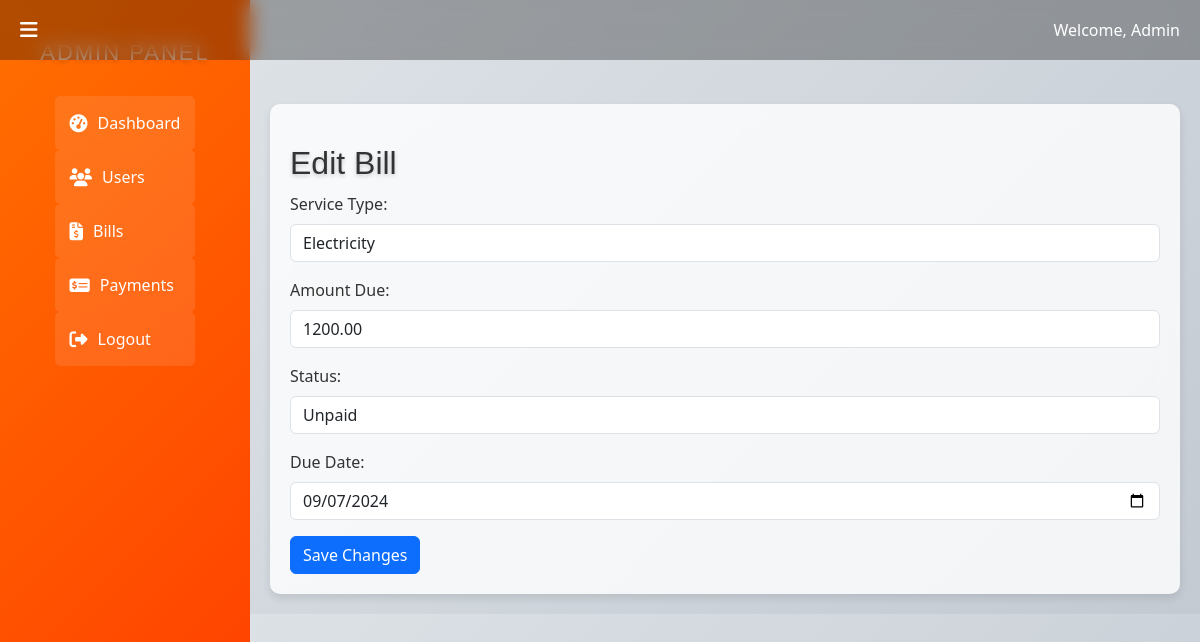
/admin/usage/edit_bill.php?id=7 (signed in), run on the app's committed database.
### tables this page shows
CREATE TABLE `bills` (
  `id` int(11) NOT NULL,
  `resident_id` int(11) NOT NULL,
  `service_type` varchar(255) NOT NULL,
  `amount_due` decimal(10,2) NOT NULL,
  `due_date` date NOT NULL,
  `status` enum('paid','unpaid','overdue') DEFAULT 'unpaid',
  `created_at` timestamp NOT NULL DEFAULT current_timestamp(),
  `usage_amount` decimal(10,2) NOT NULL DEFAULT 0.00
);

### admin/usage/edit_bill.php (the view, shortened to what this page needs)
<?php
$servername = "localhost";
$username = "root";
$password = "";
$dbname = "municipal_billing";
$conn = new mysqli($servername, $username, $password, $dbname);
$id = $_GET['id'];
$result = $conn->query("SELECT * FROM bills WHERE id = $id");
$row = $result->fetch_assoc();
?>
<?php include 'includes/header.php'; ?>
<?php include 'includes/navbar.php'; ?>
<div class="main-content">
    <div class="container mt-4">
        <h2>Edit Bill</h2>
        <form action="edit_bill.php?id=<?php echo htmlspecialchars($row['id']); ?>" method="POST">
            <div class="form-group">
                <label for="service_type">Service Type:</label>
                <select class="form-control" id="service_type" name="service_type" required>
                    <option value="electricity" <?php echo ($row['service_type'] == 'electricity') ? 'selected' : ''; ?>>Electricity</option>
                </select>
            </div>
            <div class="form-group">
                <label for="amount_due">Amount Due:</label>
                <input type="number" step="0.01" class="form-control" id="amount_due" name="amount_due" value="<?php echo htmlspecialchars($row['amount_due']); ?>" required>
            </div>
            <div class="form-group">
                <label for="status">Status:</label>
                <select class="form-control" id="status" name="status" required>
                    <option value="unpaid" <?php echo ($row['status'] == 'unpaid') ? 'selected' : ''; ?>>Unpaid</option>
                </select>
            </div>
            <div class="form-group">
                <label for="due_date">Due Date:</label>
                <input type="date" class="form-control" id="due_date" name="due_date" value="<?php echo htmlspecialchars($row['due_date']); ?>" required>
            </div>
            <button type="submit" class="btn btn-primary">Save Changes</button>
        </form>
    </div>
</div>
<?php include 'includes/footer.php'; ?>

### admin/usage/includes/header.php (style rules this page uses)
body { background: linear-gradient(135deg, #e0e5e9, #c2c9d1); background-blend-mode: overlay; display: flex; color: #333; }
.main-content { margin-left: 250px; padding: 80px 20px 20px; transition: margin-left 0.3s ease; width: 100%; position: relative; }
.container { max-width: 1200px; margin: 0 auto; padding: 20px; background: rgba(255, 255, 255, 0.8); border-radius: 10px; box-shadow: 0 4px 8px rgba(0, 0, 0, 0.1); backdrop-filter: blur(10px); transition: box-shadow 0.3s ease; }
.main-content::before { content: ''; position: absolute; top: 0; left: 0; width: 100%; height: 100%; background: rgba(255, 255, 255, 0.1); opacity: 0.2; animation: lighting 2s infinite ease-in-out; z-index: -1; }
h1, h2, h3, h4, h5, h6 { color: #333; font-family: 'Arial', sans-serif; text-shadow: 0 2px 4px rgba(0, 0, 0, 0.2); margin-top: 20px; margin-bottom: 10px; font-weight: normal; }
h2 { font-size: 2rem; }

### data on the page
bills: service_type "Electricity", amount_due "1200.00", status "Unpaid", due_date "09/07/2024"

### other printed values
$loggedInUser "Admin"
